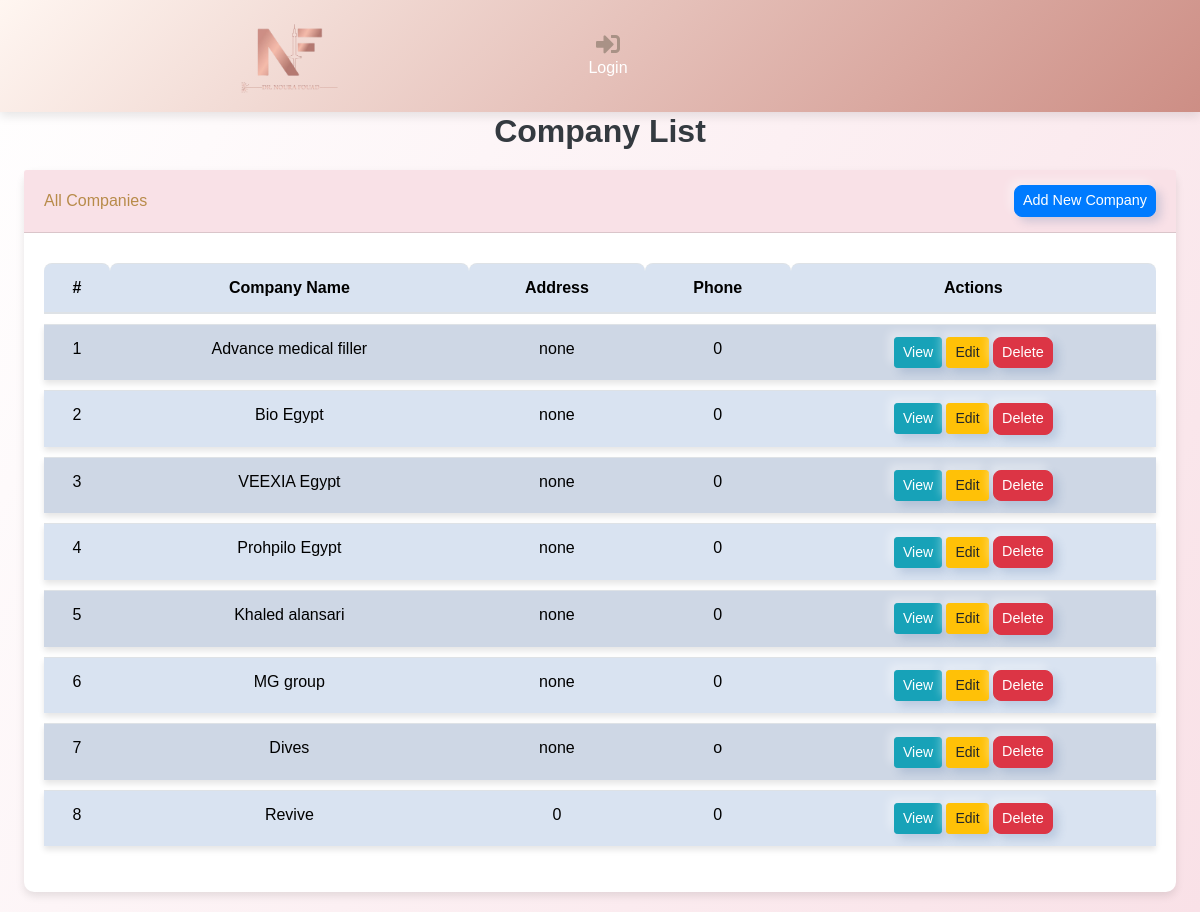
/companies/, run on the app's committed database.
### webapp/models.py (models this page shows, shortened)
class Companies(models.Model):
    company_name = models.CharField(max_length=255)
    company_address = models.CharField(max_length=500)
    company_phone = models.CharField(max_length=20)

### webapp/views.py (the view)
# urls.py: path('companies/', views.company_list, name='companies'),
def company_list(request):
    companies = Companies.objects.all()
    return render(request, 'web/Company_list.html', {'companies': companies})

### templates/web/Company_list.html (shortened to what this page needs)
{% extends 'base.html' %}
{% block content %}
<!DOCTYPE html>
<html lang="en">
<head>
    <link rel="stylesheet" href="https://stackpath.bootstrapcdn.com/bootstrap/4.5.2/css/bootstrap.min.css">
</head>
<body>
    <div class="container-fluid">
        <div class="row">
            <main role="main" class="col-md-12 ml-sm-auto col-lg-12 px-4">
                <h1 class="h2">Company List</h1>
                <div class="card">
                    <div class="card-header">
                        <span>All Companies</span>
                        <a href="{% url 'add_company' %}" class="btn btn-primary btn-sm">Add New Company</a>
                    </div>
                    <div class="card-body">
                        <table class="table table-striped">
                            <thead>
                                <tr>
                                    <th>#</th>
                                    <th>Company Name</th>
                                    <th>Address</th>
                                    <th>Phone</th>
                                    <th>Actions</th>
                                </tr>
                            </thead>
                            <tbody>
                                {% for company in companies %}
                                <tr>
                                    <td>{{ forloop.counter }}</td>
                                    <td data-label="Company Name">{{ company.company_name }}</td>
                                    <td data-label="Address">{{ company.company_address }}</td>
                                    <td data-label="Phone">{{ company.company_phone }}</td>
                                    <td data-label="Actions">
                                        <a href="{%url 'company_detail' company.id%}" class="btn btn-info btn-sm">View</a>
                                        <a href="{%url 'edit_company' company.id%}" class="btn btn-warning btn-sm">Edit</a>
                                        <form method="POST" action="{% url 'delete_company' company.id %}" style="display:inline;">
                                            <button type="submit" class="btn btn-sm btn-danger" onclick="return confirm('Are you sure you want to delete this patient?');">Delete</button>
                                        </form>
                                    </td>
                                </tr>
                                {% empty %}
                                <tr>
                                    <td colspan="7">No companies found.</td>
                                </tr>
                                {% endfor %}
                            </tbody>
                        </table>
                    </div>
                </div>
            </main>
        </div>
    </div>
</body>
</html>
{% endblock %}

### templates/parts/navbar.html (style rules this page uses)
* { box-sizing: border-box; margin: 0; padding: 0; font-family: 'Arial', sans-serif; }

### templates/web/Company_list.html (style rules this page uses)
body { background: linear-gradient(120deg, #ffffff, #f9e1e7); font-family: 'Arial', sans-serif; }
.card { margin-bottom: 20px; border: none; border-radius: 10px; box-shadow: 0 4px 8px rgba(0, 0, 0, 0.1); }
.card-header { display: flex; justify-content: space-between; align-items: center; background-color: #f9e1e7; color: #b88b4a; border-radius: 10px 10px 0 0; padding: 15px 20px; }
h1.h2 { color: #343a40; font-weight: bold; margin-bottom: 20px; text-align: center; }
table.table { border-collapse: separate; border-spacing: 0 10px; }
table thead th { background-color: #343a40; color: white; font-size: 1rem; text-align: center; border-top-left-radius: 8px; border-top-right-radius: 8px; padding: 10px; }
table tbody tr { background-color: white; box-shadow: 0 4px 6px rgba(0, 0, 0, 0.1); transition: transform 0.2s ease; }
table tbody td { padding: 15px; text-align: center; color: #343a40; font-weight: 500; vertical-align: middle; }
.btn-primary, .btn-danger, .btn-success { font-size: 0.9em; border-radius: 8px; transition: background-color 0.3s ease; }

### data on the page
Companies: company_name "Advance medical filler", company_address "none", company_phone "0"
Companies: company_name "Bio Egypt", company_address "none", company_phone "0"
Companies: company_name "VEEXIA Egypt", company_address "none", company_phone "0"
Companies: company_name "Prohpilo Egypt", company_address "none", company_phone "0"
Companies: company_name "Khaled alansari", company_address "none", company_phone "0"
Companies: company_name "MG group", company_address "none", company_phone "0"
Companies: company_name "Dives", company_address "none", company_phone "o"
Companies: company_name "Revive", company_address "0", company_phone "0"
